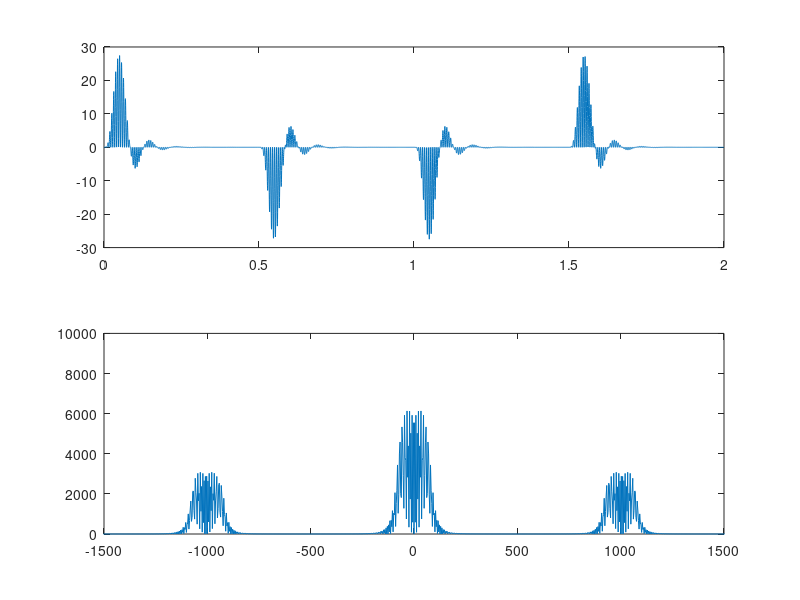

Write MATLAB code to recreate this figure. (Note: this script raises an error after producing the figure.)
% FILE: Ex3.m
% NAME: LUKE JIANG
% DESCRIPTION: Amplitude Demodulation

clear all; close all;
load Ex3.mat;
% Fs, t, y
% construct output z
z = y .* cos(500 * t);
% fourier transformation
N = 8192;
z_abs = abs(fftshift(fft(z, N)));
% compute w vector
w_period = 2 * pi * Fs / N;
w = (-N / 2:(N / 2)-1) * w_period;
% plotting
figure;
subplot(2, 1, 1);
plot(t, z);
subplot(2, 1, 2);
plot(w, z_abs);
    xlim([-1500 1500]);
    ylim([0 10000]);
% define the 4th order filter
b = [0 0 0 0 2*10^9];
a = [240 3*10^4 2.2*10^6 10^8 2*10^9];
xr = lsim(b, a, z, t);
xr_abs = abs(fftshift(fft(xr, N)));
figure;
subplot(2, 1, 1);
plot(t, xr);
subplot(2, 1, 2);
plot(w, xr_abs);
    xlim([-1000, 1000]);
    ylim([0, 10000]);
